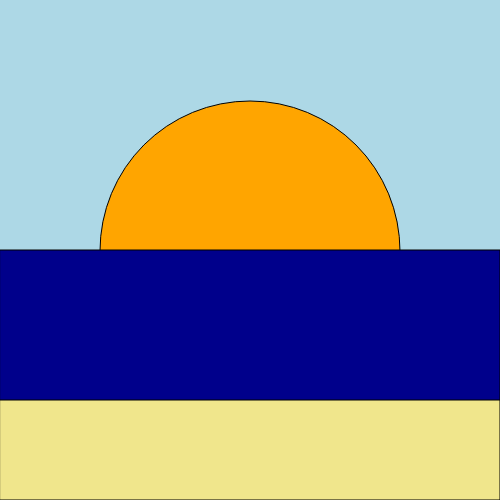
Frame 1 (no input)
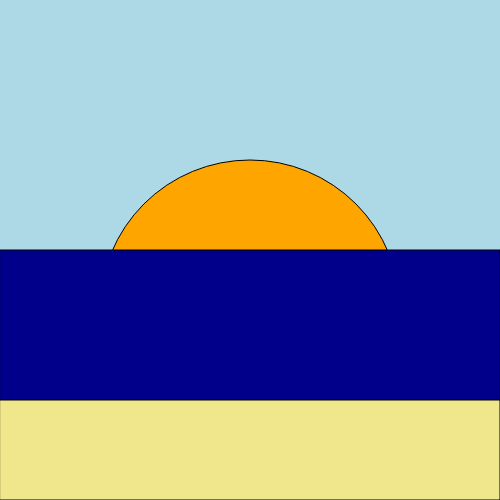
Frame 60 (no input)
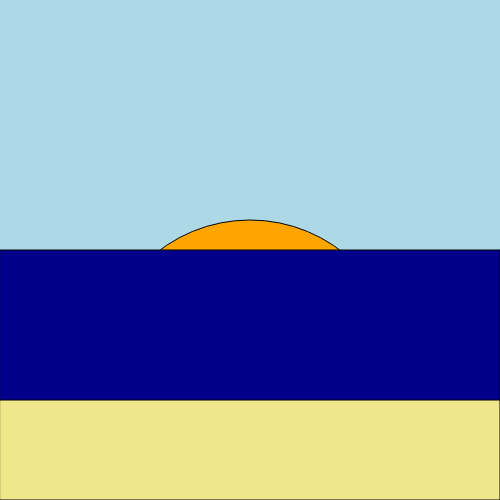
Frame 120 (the mouse pressed at the canvas centre since frame 60)

The p5.js sketch that drew these frames (run headless with seeded random() and noise() and a simulated clock; from frame 60 on, the mouse is pressed at the canvas centre):

// p5.js sketch
// ── sketch.js
let posicaoVertical;

function setup() {
  createCanvas(500, 500);  
  posicaoVertical = 250;
}

function draw() {
  if(posicaoVertical < 400){
    background("lightblue");
    posicaoVertical=posicaoVertical
    +1;
  }else {
    background("black");
  }
  fill("orange");
  circle(250, posicaoVertical, 300); 
  fill("darkblue");
  rect(0, 250, 500, 350);
  fill("khaki");
  rect(0, 400, 500, 100);

}
// ── josh.html
<img src="https://media.tenor.com/ETzfWFJsF8cAAAAd/josh-hutcherson-josh-hutcherson-whistle-edit.gif" width="690" height="376.86746987951807" alt="Josh Hutcherson Josh Hutcherson Whistle Edit GIF - Josh Hutcherson Josh Hutcherson Whistle Edit Whistle GIFs" style="max-width: 690px;">
